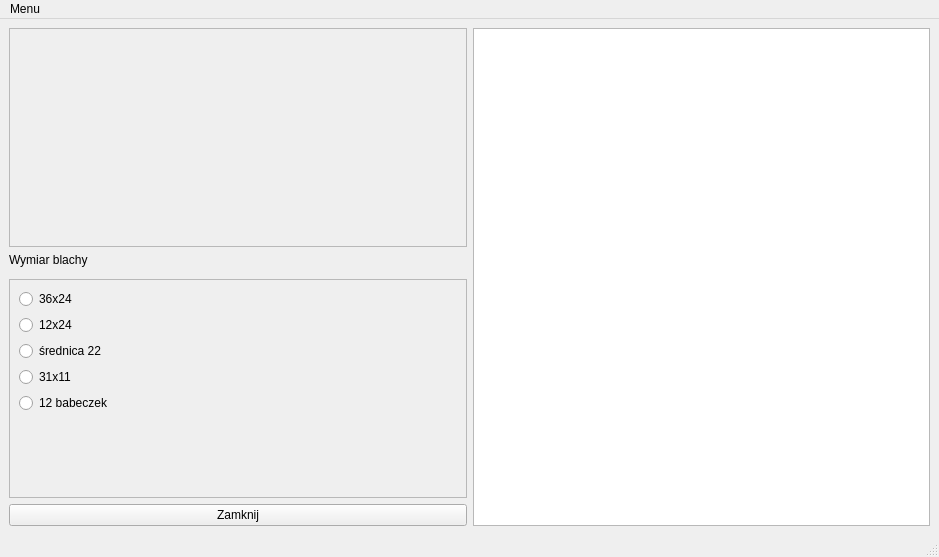
<?xml version="1.0" encoding="UTF-8"?>
<ui version="4.0">
 <class>MainWindow</class>
 <widget class="QMainWindow" name="MainWindow">
  <property name="geometry">
   <rect>
    <x>0</x>
    <y>0</y>
    <width>939</width>
    <height>557</height>
   </rect>
  </property>
  <property name="sizePolicy">
   <sizepolicy hsizetype="Maximum" vsizetype="MinimumExpanding">
    <horstretch>4</horstretch>
    <verstretch>0</verstretch>
   </sizepolicy>
  </property>
  <property name="windowTitle">
   <string>MainWindow</string>
  </property>
  <widget class="QWidget" name="centralwidget">
   <layout class="QGridLayout" name="gridLayout">
    <item row="2" column="0">
     <widget class="QScrollArea" name="scrollArea_2">
      <property name="widgetResizable">
       <bool>true</bool>
      </property>
      <widget class="QWidget" name="scrollAreaWidgetContents">
       <property name="geometry">
        <rect>
         <x>0</x>
         <y>0</y>
         <width>450</width>
         <height>171</height>
        </rect>
       </property>
      </widget>
     </widget>
    </item>
    <item row="2" column="1" rowspan="5">
     <widget class="QTextEdit" name="textEdit"/>
    </item>
    <item row="5" column="0">
     <widget class="QScrollArea" name="scrollArea">
      <property name="widgetResizable">
       <bool>true</bool>
      </property>
      <widget class="QWidget" name="scrollAreaWidgetContents_7">
       <property name="geometry">
        <rect>
         <x>0</x>
         <y>0</y>
         <width>450</width>
         <height>212</height>
        </rect>
       </property>
       <layout class="QFormLayout" name="formLayout">
        <item row="0" column="0">
         <widget class="QRadioButton" name="radioButton_1">
          <property name="text">
           <string>36x24</string>
          </property>
         </widget>
        </item>
        <item row="1" column="0">
         <widget class="QRadioButton" name="radioButton_2">
          <property name="text">
           <string>12x24</string>
          </property>
         </widget>
        </item>
        <item row="2" column="0">
         <widget class="QRadioButton" name="radioButton_3">
          <property name="text">
           <string>średnica 22</string>
          </property>
         </widget>
        </item>
        <item row="3" column="0">
         <widget class="QRadioButton" name="radioButton_4">
          <property name="text">
           <string>31x11</string>
          </property>
         </widget>
        </item>
        <item row="4" column="0">
         <widget class="QRadioButton" name="radioButton_5">
          <property name="text">
           <string>12 babeczek</string>
          </property>
         </widget>
        </item>
       </layout>
      </widget>
     </widget>
    </item>
    <item row="6" column="0">
     <widget class="QPushButton" name="pushButton">
      <property name="text">
       <string>Zamknij</string>
      </property>
     </widget>
    </item>
    <item row="3" column="0">
     <widget class="QLabel" name="label">
      <property name="text">
       <string>Wymiar blachy</string>
      </property>
     </widget>
    </item>
   </layout>
  </widget>
  <widget class="QMenuBar" name="menubar">
   <property name="geometry">
    <rect>
     <x>0</x>
     <y>0</y>
     <width>939</width>
     <height>29</height>
    </rect>
   </property>
   <widget class="QMenu" name="menuMenu">
    <property name="title">
     <string>Menu</string>
    </property>
    <addaction name="actionDodaj"/>
    <addaction name="actionWyjd"/>
   </widget>
   <addaction name="menuMenu"/>
  </widget>
  <widget class="QStatusBar" name="statusbar"/>
  <action name="actionDodaj">
   <property name="text">
    <string>Dodaj</string>
   </property>
  </action>
  <action name="actionWyjd">
   <property name="text">
    <string>Wyjdź</string>
   </property>
  </action>
 </widget>
 <resources/>
 <connections/>
</ui>
